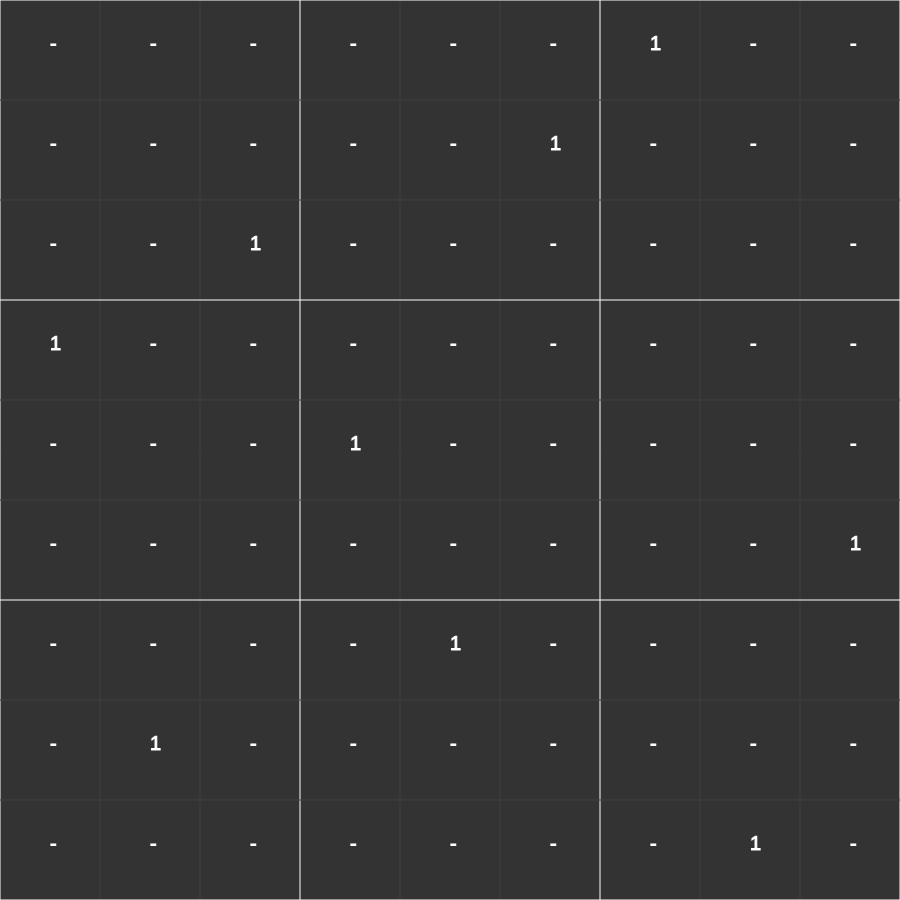
Frame 1 (no input)
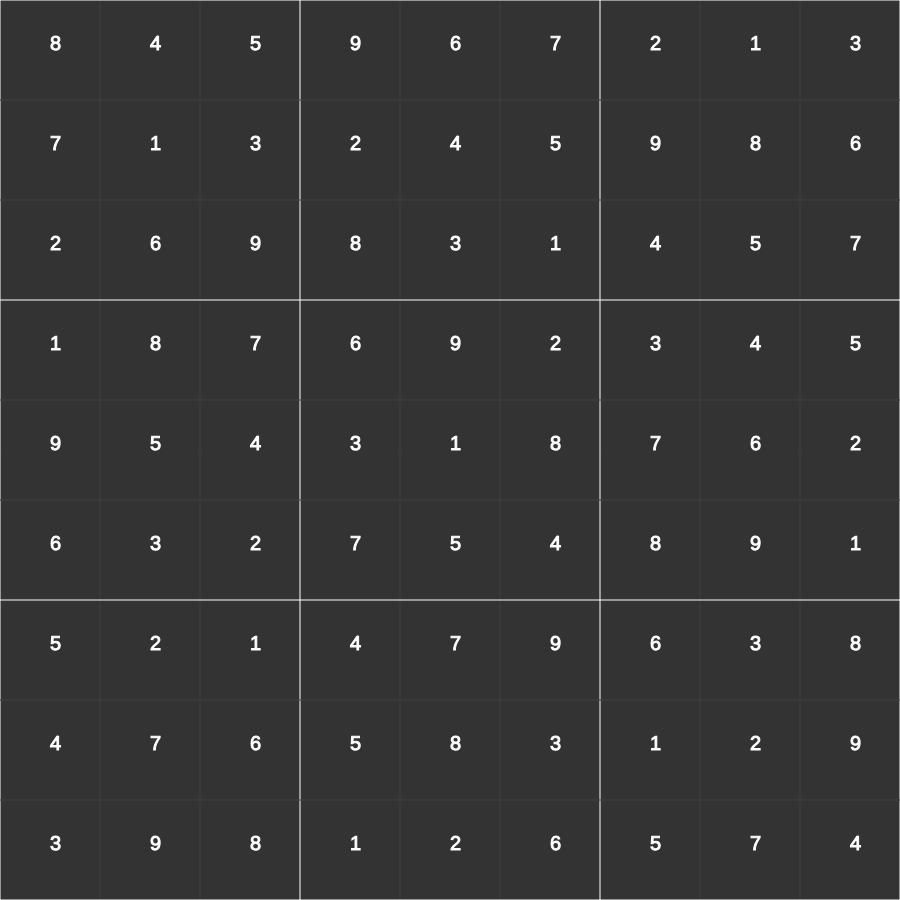
Frame 60 (no input)
Frame 120 (the mouse pressed at the canvas centre since frame 60): identical to frame 60, image omitted

The p5.js sketch that drew these frames (run headless with seeded random() and noise() and a simulated clock; from frame 60 on, the mouse is pressed at the canvas centre):

// p5.js sketch
// ── sketch.js
class Cell {
    constructor(x, y, cellGroup) {
        this.x = x;
        this.y = y;
        this.cellGroup = cellGroup;
        this.value = null;
        this.visited = false;
        this.options = [];
    }

    getNumberOption() {
        let options = [];
        for (let i = 1; i < 10; i++) {
            if (
                !this.cellGroup.cells.map(cell => cell.value).includes(i) &&
                !cells.filter(cell => cell.x == this.x).map(cell => cell.value).includes(i) &&
                !cells.filter(cell => cell.y == this.y).map(cell => cell.value).includes(i) &&
                this.value == null
            ) {
                options.push(i);
            }
        }
        this.options = options;
        return options;
    }
}

class CellGroup {
    constructor(x, y) {
        this.x = x;
        this.y = y;
        this.cells = [];
    }

    addToGroup(cell) {
        this.cells.push(cell);
    }

    isNumberExist(num) {
        return this.cells.some(cell => cell.value == num);
    }
}

let canvasWidth = 900;
let canvasHeight = 900;
let cellGroups = [];
let cells = [];
let incorrectPlacementCount = 0;
function setup() {
    createCanvas(canvasWidth, canvasHeight);
    noStroke();
    fill(220);
    for (let i = 0; i < 3; i++) {
        for (let j = 0; j < 3; j++) {
            let cellGroup = new CellGroup(j, i);
            cellGroups.push(cellGroup);
            for (let t = 0; t < 9; t++) {
                let cell = new Cell(cellGroup.x * 3 + t % 3, cellGroup.y * 3 + Math.floor(t / 3), cellGroup);
                cells.push(cell);
                cellGroup.addToGroup(cell);
            }
        }
    }
}

let isDone = false;
let currentNum = 1;
function draw() {
    background(51);
    for (let i = 0; i < 10; i++) {
        stroke(64);
        if (i % 3 == 0) {
            stroke(255);
        }
        line(i * (canvasWidth / 9), 0, i * (canvasWidth / 9), canvasWidth);
    }
    for (let i = 0; i < 10; i++) {
        stroke(64);
        if (i % 3 == 0) {
            stroke(255);
        }
        line(0, i * (canvasHeight / 9), canvasHeight, i * (canvasHeight / 9))
    }

    if (!isDone) {
        for (let i = 0; i < 9; i++) {
            checkSingleNum(cellGroups, currentNum);

            if (cellGroups[i].isNumberExist(currentNum)) {
                continue;
            }

            let validCells = [];
            let nullCells = cellGroups[i].cells.filter(cell => cell.value == null);

            nullCells.forEach(cell => {
                if (!cells.find(gCell => gCell.x == cell.x && gCell.value == currentNum && gCell.y != cell.y) && !cells.find(gCell => gCell.y == cell.y && gCell.value == currentNum && gCell.x != cell.x)) {
                    validCells.push(cell);
                }
            });

            if (validCells.length != 0) {
                let randomCell = validCells[Math.floor(Math.random() * validCells.length)];
                randomCell.value = currentNum;
                checkSingleNum(cellGroups, currentNum);
            }
            else {
                let randomCell = nullCells[Math.floor(Math.random() * nullCells.length)];
                randomCell.value = currentNum;

                let xCell = cells.find(cell => cell.x == randomCell.x && cell.value == currentNum && cell.y != randomCell.y);
                if (xCell) {
                    xCell.value = null;
                }
                let yCell = cells.find(cell => cell.y == randomCell.y && cell.value == currentNum && cell.x != randomCell.x);
                if (yCell) {
                    yCell.value = null;
                }
                checkSingleNum(cellGroups, currentNum);

                if (incorrectPlacementCount >= 9) {
                    cells.forEach(cell => cell.value = null);
                    currentNum = 1;
                    i = -1;
                }
                incorrectPlacementCount++;
                i = -1;
                continue;
            }
        }
        currentNum++;
        incorrectPlacementCount = 0;
        isDone = !cells.some(cell => cell.value == null);
    }
    for (let i = 0; i < cells.length; i++) {
        fill(255, 255, 255);
        textSize(20)
        text(cells[i].value || "-", cells[i].x * canvasWidth / 9 + canvasWidth / 18, cells[i].y * canvasWidth / 9 + canvasWidth / 18);
    }
}

function clearSingleNumbers(cellGroups, currentNum) {
    while (isSingleNumberExist(currentNum)) {
        for (const cellGroup of cellGroups) {
            let generalArray = [];
            let countOfNumbers = [];
            for (const cell of cellGroup.cells) {
                generalArray = generalArray.concat(cell.getNumberOption());
            }
            for (let i = 1; i <= currentNum; i++) {
                countOfNumbers.push(generalArray.filter(item => item == i).length);
            }

            let countOfNumbersIndex = countOfNumbers.indexOf(1);
            for (const cell of cellGroup.cells) {
                if (cell.options.includes(countOfNumbersIndex + 1)) {
                    cell.value = countOfNumbersIndex + 1;
                }
            }
        }
    }

}

function isSingleNumberExist(currentNum) {
    let isExist = false;
    for (const cellGroup of cellGroups) {
        let generalArray = [];
        let countOfNumbers = [];
        for (const cell of cellGroup.cells) {
            let options = cell.getNumberOption();
            generalArray = generalArray.concat(options);
        }
        for (let i = 1; i <= currentNum; i++) {
            countOfNumbers.push(generalArray.filter(item => item == i).length);
        }
        if (countOfNumbers.indexOf(1) != -1) {
            isExist = true;
            break;
        }
    }

    return isExist;
}

function checkSingleNum(cellGroups, currentNum) {
    while (isSingleNumberExist(currentNum)) {
        clearSingleNumbers(cellGroups, currentNum);
    }
}
